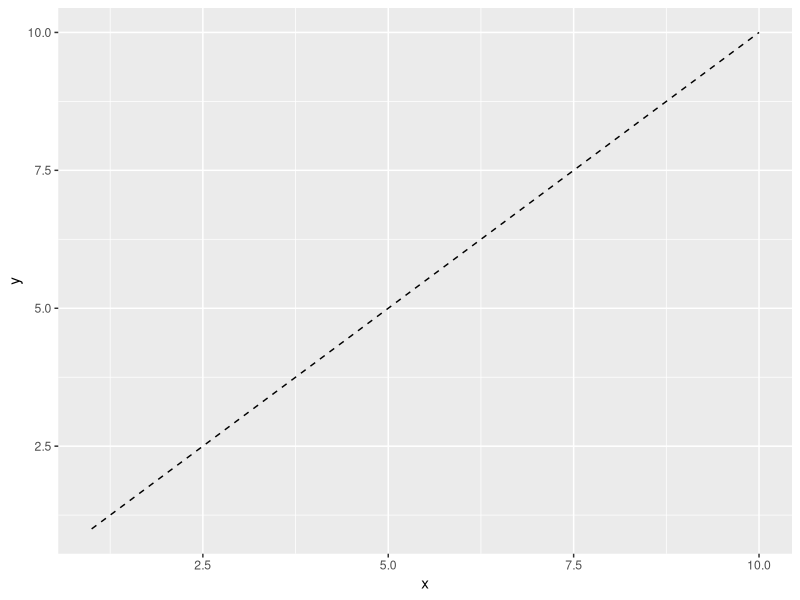
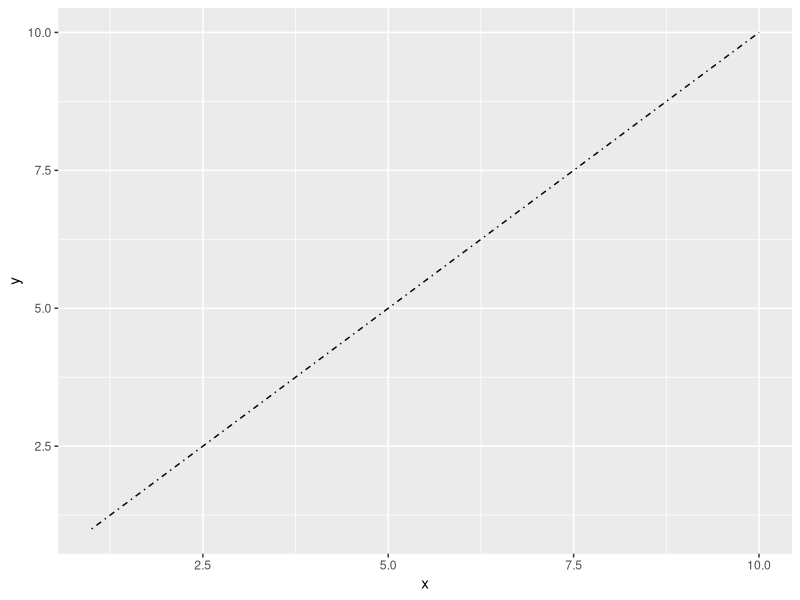
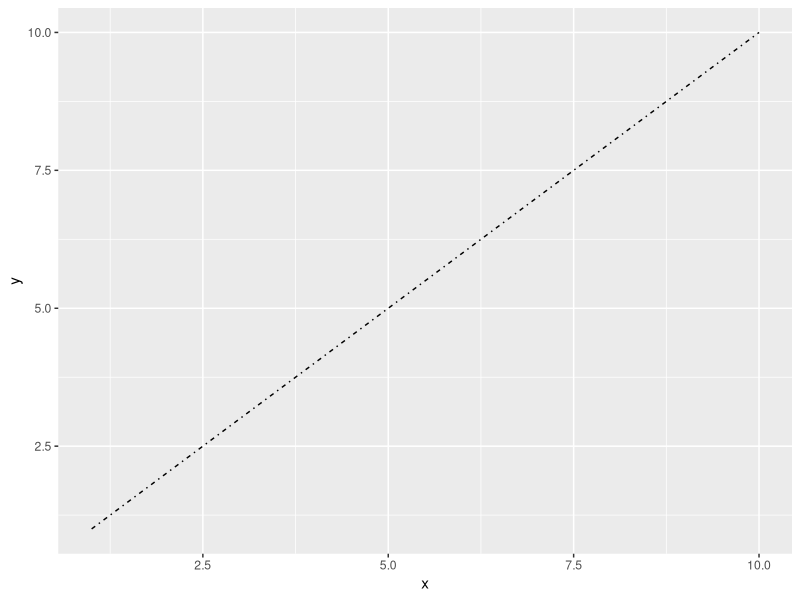
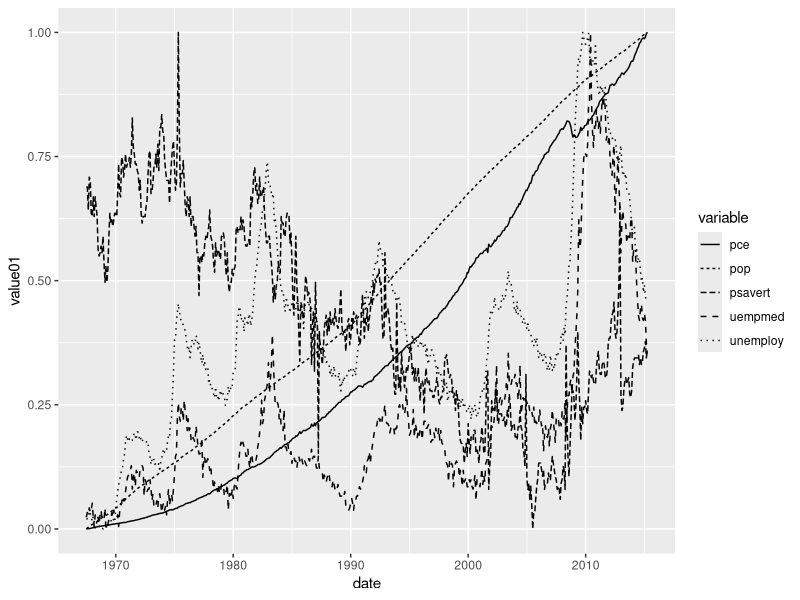
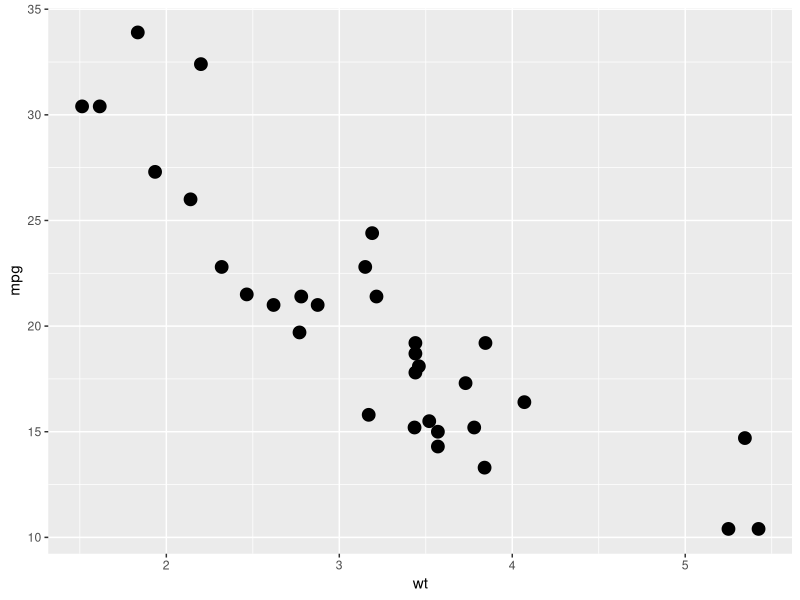
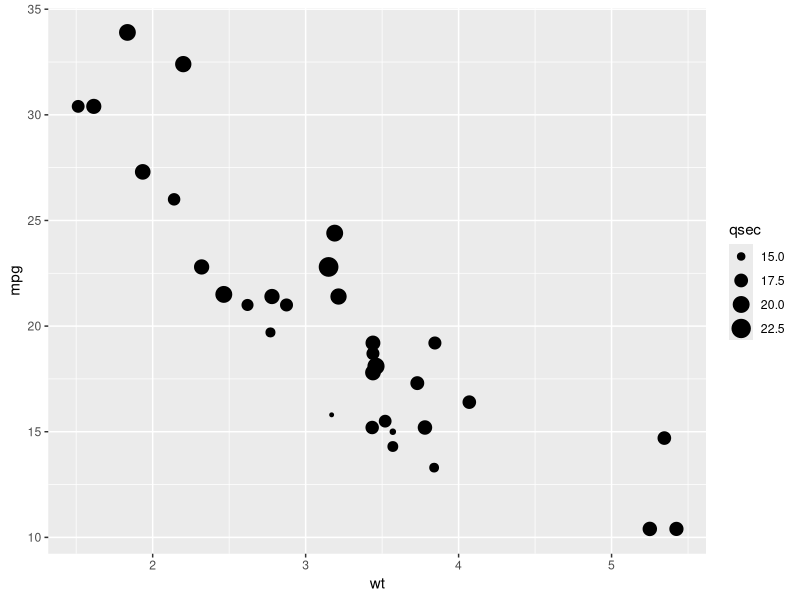
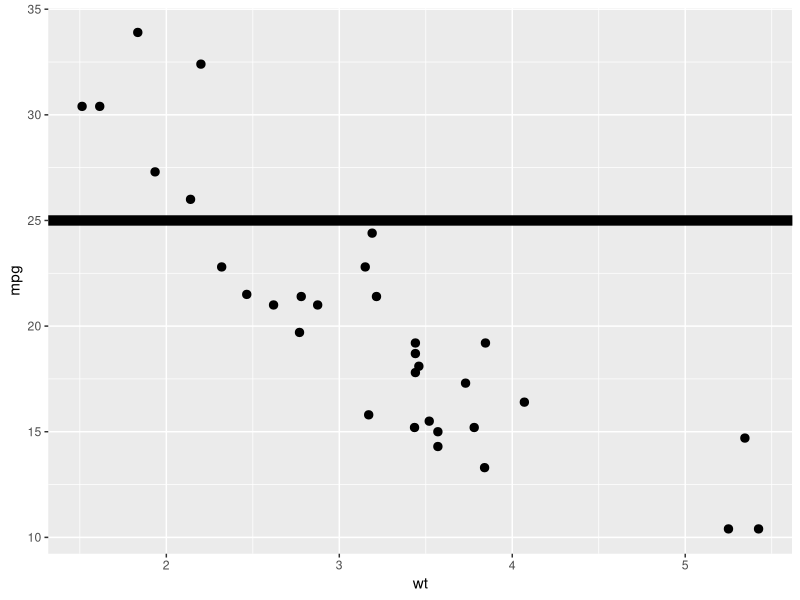
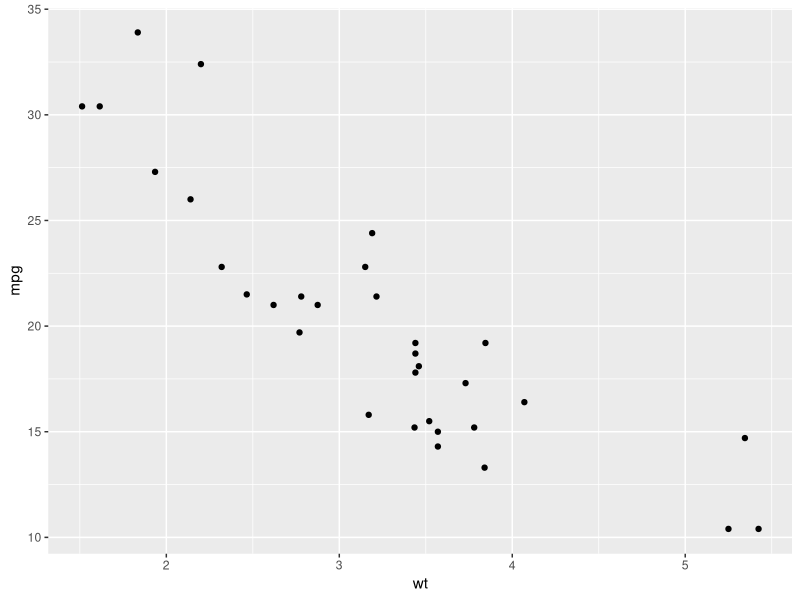

Source code (R) for these figures, in order:
library(ggplot2)


### Name: aes_linetype_size_shape
### Title: Differentiation related aesthetics: linetype, size, shape
### Aliases: aes_linetype_size_shape linetype size shape

### ** Examples


df <- data.frame(x = 1:10 , y = 1:10)
p <- ggplot(df, aes(x, y))
p + geom_line(linetype = 2)
p + geom_line(linetype = "dotdash")

# An example with hex strings; the string "33" specifies three units on followed
# by three off and "3313" specifies three units on followed by three off followed
# by one on and finally three off.
p + geom_line(linetype = "3313")

# Mapping line type from a grouping variable
ggplot(economics_long, aes(date, value01)) +
  geom_line(aes(linetype = variable))

# Size examples
p <- ggplot(mtcars, aes(wt, mpg))
p + geom_point(size = 4)
p + geom_point(aes(size = qsec))
p + geom_point(size = 2.5) +
  geom_hline(yintercept = 25, size = 3.5)

# Shape examples
p + geom_point()
p + geom_point(shape = 5)
p + geom_point(shape = "k", size = 3)
p + geom_point(shape = ".")
p + geom_point(shape = NA)
p + geom_point(aes(shape = factor(cyl)))

# A look at all 25 symbols
df2 <- data.frame(x = 1:5 , y = 1:25, z = 1:25)
p <- ggplot(df2, aes(x, y))
p + geom_point(aes(shape = z), size = 4) +
  scale_shape_identity()
# While all symbols have a foreground colour, symbols 19-25 also take a
# background colour (fill)
p + geom_point(aes(shape = z), size = 4, colour = "Red") +
  scale_shape_identity()
p + geom_point(aes(shape = z), size = 4, colour = "Red", fill = "Black") +
  scale_shape_identity()
